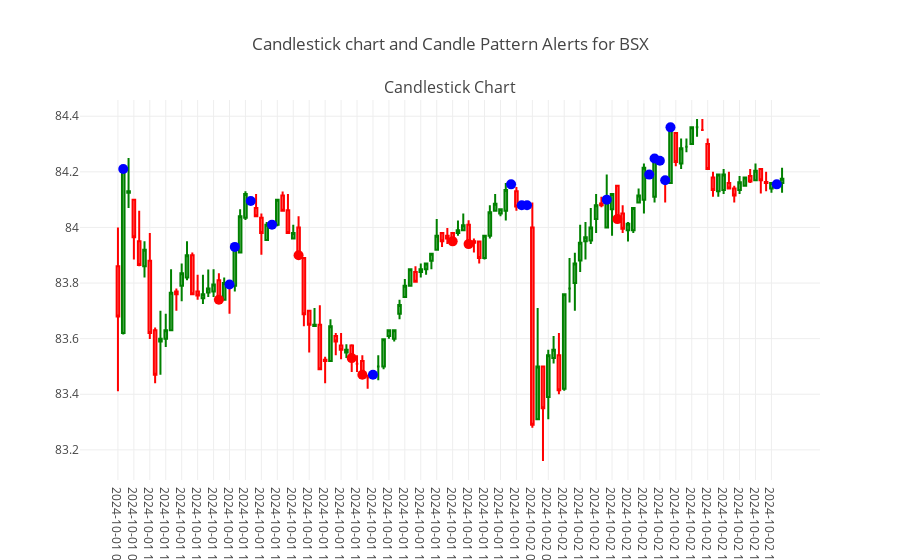

Notebook source saved alongside this figure:
### Markdown cell above
### Visualize the Candlesticks Pattern

### Code cell
# Select the data for the specific symbol (example: 'BSX')
symbol = 'BSX'
select_df = df[df['symbol'] == symbol]

# Create subplots: 2 rows, 1 column
fig = make_subplots(subplot_titles=('Candlestick Chart', 'Candle Pattern Alerts'))

# Add candlestick chart to the first subplot
fig.add_trace(go.Candlestick(x=select_df['datetime'].astype(str),  # Convert to string for categorical x-axis
                            open=select_df['open'],
                            high=select_df['high'],
                            low=select_df['low'],
                            close=select_df['close'],
                            increasing_line_color='green',  # Color for bullish (increasing) candles
                            decreasing_line_color='red'  # Color for bearish (decreasing) candles
                        ), row=1, col=1)

# Add candle pattern alerts to the candlestick chart
if symbol in alert_data:
    for alert in alert_data[symbol]:
        color = 'blue' if 'bullish' in alert['alert'] else 'red'
        fig.add_trace(go.Scatter(x=[alert['date']], 
                                y=[select_df[select_df['datetime'] == alert['date']]['close'].values[0]], 
                                mode='markers', 
                                marker=dict(color=color, size=10), 
                                name=alert['alert']), row=1, col=1)

# Update layout
fig.update_layout(
    title=f'Candlestick chart and Candle Pattern Alerts for {symbol}',
    xaxis_rangeslider_visible=False,  # Hide range slider
    showlegend=False,  # Show legend    
    xaxis_type='category'  # Set x-axis type to categorical to remove gaps
)

# Show the figure
fig.show()

### Figure 1 — Plotly figure (JSON) as saved in the notebook; plotly's stock layout.template omitted (floating-point values rounded to 4 significant figures)
{"data": [{"close": [83.68, 84.21, 84.13, 83.96, 83.86, 83.92, 83.62, 83.47, 83.6, 83.63, 83.76, 83.76, 83.83, 83.9, 83.76, 83.75, 83.76, 83.78, 83.79, 83.74, 83.8, 83.79, 83.93, 84.04, 84.12, 84.1, 84.04, 83.98, 84.01, 84.01, 84.1, 84.06, 83.98, 83.98, 83.9, 83.69, 83.65, 83.65, 83.49, 83.52, 83.64, 83.59, 83.56, 83.56, 83.53, 83.51, 83.47, 83.46, 83.47, 83.5, 83.6, 83.63, 83.63, 83.72, 83.79, 83.85, 83.81, 83.85, 83.87, 83.9, 83.97, 83.95, 83.96, 83.95, 83.99, 84.01, 83.94, 83.94, 83.89, 83.97, 84.06, 84.08, 84.07, 84.14, 84.15, 84.07, 84.08, 84.08, 83.29, 83.5, 83.35, 83.54, 83.56, 83.41, 83.76, 83.78, 83.87, 83.94, 83.96, 84, 84.08, 84.08, 84.1, 84.12, 84.03, 84.0, 84.01, 84.07, 84.11, 84.21, 84.19, 84.25, 84.24, 84.17, 84.36, 84.24, 84.29, 84.29, 84.36, 84.36, 84.35, 84.21, 84.14, 84.19, 84.19, 84.14, 84.11, 84.16, 84.18, 84.17, 84.2, 84.17, 84.16, 84.16, 84.15, 84.18], "decreasing": {"line": {"color": "red"}}, "high": [84, 84.21, 84.25, 84.1, 84.06, 83.95, 83.98, 83.64, 83.7, 83.69, 83.85, 83.78, 83.87, 83.95, 83.91, 83.83, 83.83, 83.85, 83.85, 83.83, 83.82, 83.8, 83.93, 84.07, 84.13, 84.1, 84.12, 84.05, 84.02, 84.01, 84.1, 84.13, 84.12, 84.01, 84.04, 83.89, 83.7, 83.71, 83.72, 83.54, 83.67, 83.62, 83.62, 83.58, 83.58, 83.54, 83.54, 83.47, 83.47, 83.54, 83.6, 83.63, 83.63, 83.74, 83.82, 83.85, 83.86, 83.87, 83.87, 83.9, 84.03, 83.98, 84.0, 83.98, 84.03, 84.05, 84.03, 83.96, 83.95, 83.97, 84.08, 84.12, 84.07, 84.16, 84.15, 84.14, 84.08, 84.08, 84.09, 83.71, 83.5, 83.56, 83.61, 83.62, 83.76, 83.89, 83.91, 84.01, 84.02, 84.07, 84.12, 84.11, 84.19, 84.12, 84.15, 84.08, 84.02, 84.07, 84.14, 84.23, 84.19, 84.25, 84.24, 84.18, 84.36, 84.34, 84.32, 84.32, 84.36, 84.39, 84.39, 84.32, 84.2, 84.19, 84.21, 84.2, 84.15, 84.18, 84.18, 84.21, 84.23, 84.21, 84.2, 84.16, 84.15, 84.21], "increasing": {"line": {"color": "green"}}, "low": [83.41, 83.61, 84.07, 83.88, 83.86, 83.82, 83.6, 83.44, 83.47, 83.57, 83.63, 83.7, 83.73, 83.81, 83.76, 83.74, 83.72, 83.75, 83.75, 83.73, 83.74, 83.69, 83.77, 83.91, 84.03, 84.1, 84.04, 83.9, 83.96, 84.01, 84.0, 84.06, 83.98, 83.96, 83.9, 83.64, 83.55, 83.65, 83.49, 83.44, 83.52, 83.54, 83.53, 83.53, 83.48, 83.48, 83.47, 83.42, 83.47, 83.45, 83.49, 83.6, 83.59, 83.67, 83.75, 83.79, 83.81, 83.82, 83.83, 83.85, 83.92, 83.93, 83.94, 83.95, 83.97, 83.99, 83.93, 83.91, 83.87, 83.89, 83.96, 84.06, 84.04, 84.03, 84.15, 84.06, 84.08, 84.08, 83.28, 83.31, 83.16, 83.31, 83.51, 83.4, 83.41, 83.73, 83.7, 83.84, 83.88, 83.94, 83.98, 84.07, 84, 83.97, 84.03, 83.98, 83.95, 83.98, 84.09, 84.05, 84.19, 84.09, 84.24, 84.09, 84.16, 84.22, 84.21, 84.27, 84.3, 84.33, 84.35, 84.21, 84.11, 84.11, 84.12, 84.14, 84.09, 84.12, 84.15, 84.16, 84.17, 84.12, 84.13, 84.12, 84.15, 84.12], "open": [83.86, 83.62, 84.12, 84.1, 83.95, 83.86, 83.88, 83.63, 83.59, 83.6, 83.63, 83.77, 83.79, 83.82, 83.9, 83.77, 83.75, 83.77, 83.77, 83.81, 83.74, 83.8, 83.79, 83.91, 84.04, 84.1, 84.07, 84.03, 83.96, 84.01, 84.01, 84.11, 84.06, 83.96, 84, 83.89, 83.7, 83.65, 83.65, 83.52, 83.52, 83.61, 83.57, 83.55, 83.57, 83.51, 83.52, 83.46, 83.47, 83.5, 83.5, 83.61, 83.6, 83.69, 83.75, 83.79, 83.84, 83.84, 83.85, 83.88, 83.92, 83.98, 83.97, 83.98, 83.98, 83.99, 84.01, 83.95, 83.95, 83.89, 83.97, 84.06, 84.05, 84.06, 84.15, 84.13, 84.08, 84.08, 84, 83.31, 83.5, 83.39, 83.53, 83.54, 83.42, 83.78, 83.8, 83.88, 83.95, 83.95, 84.03, 84.09, 84, 84.07, 84.15, 84.05, 83.99, 83.99, 84.09, 84.1, 84.19, 84.11, 84.24, 84.18, 84.16, 84.34, 84.23, 84.29, 84.3, 84.36, 84.35, 84.3, 84.18, 84.13, 84.14, 84.16, 84.14, 84.14, 84.15, 84.19, 84.17, 84.21, 84.16, 84.14, 84.15, 84.16], "type": "candlestick", "x": ["2024-10-01 09:30:00", "2024-10-01 09:35:00", "2024-10-01 09:40:00", "2024-10-01 09:45:00", "2024-10-01 09:50:00", "2024-10-01 09:55:00", "2024-10-01 10:00:00", "2024-10-01 10:05:00", "2024-10-01 10:10:00", "2024-10-01 10:15:00", "2024-10-01 10:20:00", "2024-10-01 10:25:00", "2024-10-01 10:30:00", "2024-10-01 10:35:00", "2024-10-01 10:40:00", "2024-10-01 10:45:00", "2024-10-01 10:50:00", "2024-10-01 10:55:00", "2024-10-01 11:00:00", "2024-10-01 11:05:00", "2024-10-01 11:10:00", "2024-10-01 11:15:00", "2024-10-01 11:20:00", "2024-10-01 11:25:00", "2024-10-01 11:30:00", "2024-10-01 11:35:00", "2024-10-01 11:40:00", "2024-10-01 11:45:00", "2024-10-01 11:50:00", "2024-10-01 11:55:00", "2024-10-01 12:00:00", "2024-10-01 12:05:00", "2024-10-01 12:10:00", "2024-10-01 12:15:00", "2024-10-01 12:20:00", "2024-10-01 12:25:00", "2024-10-01 12:30:00", "2024-10-01 12:35:00", "2024-10-01 12:40:00", "2024-10-01 12:45:00", "2024-10-01 12:50:00", "2024-10-01 12:55:00", "2024-10-01 13:00:00", "2024-10-01 13:05:00", "2024-10-01 13:10:00", "2024-10-01 13:15:00", "2024-10-01 13:20:00", "2024-10-01 13:25:00", "2024-10-01 13:30:00", "2024-10-01 13:35:00", "2024-10-01 13:40:00", "2024-10-01 13:45:00", "2024-10-01 13:50:00", "2024-10-01 13:55:00", "2024-10-01 14:00:00", "2024-10-01 14:05:00", "2024-10-01 14:10:00", "2024-10-01 14:15:00", "2024-10-01 14:20:00", "2024-10-01 14:25:00", "2024-10-01 14:30:00", "2024-10-01 14:35:00", "2024-10-01 14:40:00", "2024-10-01 14:45:00", "2024-10-01 14:50:00", "2024-10-01 14:55:00", "2024-10-01 15:00:00", "2024-10-01 15:05:00", "2024-10-01 15:10:00", "2024-10-01 15:15:00", "2024-10-01 15:20:00", "2024-10-01 15:25:00", "2024-10-01 15:30:00", "2024-10-01 15:35:00", "2024-10-01 15:40:00", "2024-10-01 15:45:00", "2024-10-01 15:50:00", "2024-10-01 15:55:00", "2024-10-02 09:30:00", "2024-10-02 09:35:00", "2024-10-02 09:40:00", "2024-10-02 09:45:00", "2024-10-02 09:50:00", "2024-10-02 09:55:00", "2024-10-02 10:00:00", "2024-10-02 10:05:00", "2024-10-02 10:10:00", "2024-10-02 10:15:00", "2024-10-02 10:20:00", "2024-10-02 10:25:00", "2024-10-02 10:30:00", "2024-10-02 10:35:00", "2024-10-02 10:40:00", "2024-10-02 10:45:00", "2024-10-02 10:50:00", "2024-10-02 10:55:00", "2024-10-02 11:00:00", "2024-10-02 11:05:00", "2024-10-02 11:10:00", "2024-10-02 11:15:00", "2024-10-02 11:20:00", "2024-10-02 11:25:00", "2024-10-02 11:30:00", "2024-10-02 11:35:00", "2024-10-02 11:40:00", "2024-10-02 11:45:00", "2024-10-02 11:50:00", "2024-10-02 11:55:00", "2024-10-02 12:00:00", "2024-10-02 12:05:00", "2024-10-02 12:10:00", "2024-10-02 12:15:00", "2024-10-02 12:20:00", "2024-10-02 12:25:00", "2024-10-02 12:30:00", "2024-10-02 12:35:00", "2024-10-02 12:40:00", "2024-10-02 12:45:00", "2024-10-02 12:50:00", "2024-10-02 12:55:00", "2024-10-02 13:00:00", "2024-10-02 13:05:00", "2024-10-02 13:10:00", "2024-10-02 13:15:00", "2024-10-02 13:20:00", "2024-10-02 13:25:00"], "xaxis": "x", "yaxis": "y"}, {"marker": {"color": "blue", "size": 10}, "mode": "markers", "name": "bullish_engulfing", "type": "scatter", "x": ["2024-10-01 09:35:00"], "xaxis": "x", "y": [84.21], "yaxis": "y"}, {"marker": {"color": "red", "size": 10}, "mode": "markers", "name": "bearish_engulfing", "type": "scatter", "x": ["2024-10-01 11:05:00"], "xaxis": "x", "y": [83.74], "yaxis": "y"}, {"marker": {"color": "blue", "size": 10}, "mode": "markers", "name": "bullish_382", "type": "scatter", "x": ["2024-10-01 11:15:00"], "xaxis": "x", "y": [83.79], "yaxis": "y"}, {"marker": {"color": "blue", "size": 10}, "mode": "markers", "name": "bullish_engulfing", "type": "scatter", "x": ["2024-10-01 11:20:00"], "xaxis": "x", "y": [83.93], "yaxis": "y"}, {"marker": {"color": "blue", "size": 10}, "mode": "markers", "name": "bullish_382", "type": "scatter", "x": ["2024-10-01 11:35:00"], "xaxis": "x", "y": [84.1], "yaxis": "y"}, {"marker": {"color": "blue", "size": 10}, "mode": "markers", "name": "bullish_382", "type": "scatter", "x": ["2024-10-01 11:55:00"], "xaxis": "x", "y": [84.01], "yaxis": "y"}, {"marker": {"color": "red", "size": 10}, "mode": "markers", "name": "bearish_engulfing", "type": "scatter", "x": ["2024-10-01 12:20:00"], "xaxis": "x", "y": [83.9], "yaxis": "y"}, {"marker": {"color": "red", "size": 10}, "mode": "markers", "name": "bearish_engulfing", "type": "scatter", "x": ["2024-10-01 13:10:00"], "xaxis": "x", "y": [83.53], "yaxis": "y"}, {"marker": {"color": "red", "size": 10}, "mode": "markers", "name": "bearish_engulfing", "type": "scatter", "x": ["2024-10-01 13:20:00"], "xaxis": "x", "y": [83.47], "yaxis": "y"}, {"marker": {"color": "blue", "size": 10}, "mode": "markers", "name": "bullish_382", "type": "scatter", "x": ["2024-10-01 13:30:00"], "xaxis": "x", "y": [83.47], "yaxis": "y"}, {"marker": {"color": "red", "size": 10}, "mode": "markers", "name": "bearish_engulfing", "type": "scatter", "x": ["2024-10-01 14:45:00"], "xaxis": "x", "y": [83.95], "yaxis": "y"}, {"marker": {"color": "red", "size": 10}, "mode": "markers", "name": "bearish_engulfing", "type": "scatter", "x": ["2024-10-01 15:00:00"], "xaxis": "x", "y": [83.94], "yaxis": "y"}, {"marker": {"color": "blue", "size": 10}, "mode": "markers", "name": "bullish_382", "type": "scatter", "x": ["2024-10-01 15:40:00"], "xaxis": "x", "y": [84.15], "yaxis": "y"}, {"marker": {"color": "blue", "size": 10}, "mode": "markers", "name": "bullish_382", "type": "scatter", "x": ["2024-10-01 15:50:00"], "xaxis": "x", "y": [84.08], "yaxis": "y"}, {"marker": {"color": "blue", "size": 10}, "mode": "markers", "name": "bullish_382", "type": "scatter", "x": ["2024-10-01 15:55:00"], "xaxis": "x", "y": [84.08], "yaxis": "y"}, {"marker": {"color": "blue", "size": 10}, "mode": "markers", "name": "bullish_engulfing", "type": "scatter", "x": ["2024-10-02 10:40:00"], "xaxis": "x", "y": [84.1], "yaxis": "y"}, {"marker": {"color": "red", "size": 10}, "mode": "markers", "name": "bearish_engulfing", "type": "scatter", "x": ["2024-10-02 10:50:00"], "xaxis": "x", "y": [84.03], "yaxis": "y"}, {"marker": {"color": "blue", "size": 10}, "mode": "markers", "name": "bullish_382", "type": "scatter", "x": ["2024-10-02 11:20:00"], "xaxis": "x", "y": [84.19], "yaxis": "y"}, {"marker": {"color": "blue", "size": 10}, "mode": "markers", "name": "bullish_engulfing", "type": "scatter", "x": ["2024-10-02 11:25:00"], "xaxis": "x", "y": [84.25], "yaxis": "y"}, {"marker": {"color": "blue", "size": 10}, "mode": "markers", "name": "bullish_382", "type": "scatter", "x": ["2024-10-02 11:30:00"], "xaxis": "x", "y": [84.24], "yaxis": "y"}, {"marker": {"color": "blue", "size": 10}, "mode": "markers", "name": "bullish_382", "type": "scatter", "x": ["2024-10-02 11:35:00"], "xaxis": "x", "y": [84.17], "yaxis": "y"}, {"marker": {"color": "blue", "size": 10}, "mode": "markers", "name": "bullish_engulfing", "type": "scatter", "x": ["2024-10-02 11:40:00"], "xaxis": "x", "y": [84.36], "yaxis": "y"}, {"marker": {"color": "blue", "size": 10}, "mode": "markers", "name": "bullish_382", "type": "scatter", "x": ["2024-10-02 13:20:00"], "xaxis": "x", "y": [84.15], "yaxis": "y"}], "layout": {"annotations": [{"font": {"size": 16}, "showarrow": false, "text": "Candlestick Chart", "x": 0.5, "xanchor": "center", "xref": "paper", "y": 1, "yanchor": "bottom", "yref": "paper"}], "showlegend": false, "title": {"text": "Candlestick chart and Candle Pattern Alerts for BSX"}, "xaxis": {"anchor": "y", "domain": [0, 1], "rangeslider": {"visible": false}, "type": "category"}, "yaxis": {"anchor": "x", "domain": [0, 1]}}}
